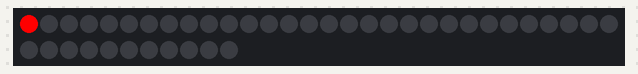
The sketch below on a simulated Arduino Uno, built with avr-gcc and run on an emulated ATmega328P. On the bench: 41 RGB LEDs in strip order, left to right, continuing on the next row.

Above: at 0.01 s.
At 1.39 s:
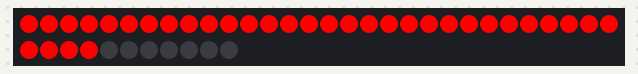
At 4.77 s:
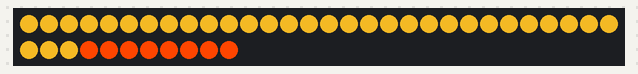
At 12.04 s:
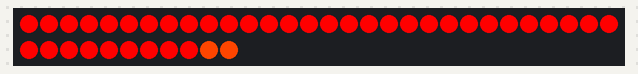
At 20.81 s:
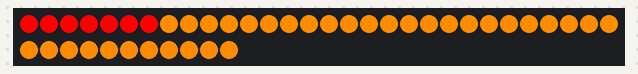
At 37.6 s:
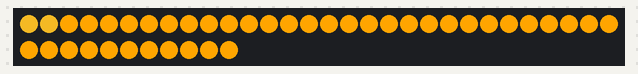

The sketch:

sketch_dec23a.ino
```cpp
#include <FastLED.h>
#define LED_PIN     7
#define NUM_LEDS    41
CRGB leds[NUM_LEDS];
void setup() {
  FastLED.addLeds<WS2812, LED_PIN, GRB>(leds, NUM_LEDS);

}
void loop() {
int counter = 0;
 while (counter < 4){
  for (int i = 0; i <= 40; i++) {
    leds[i] = CRGB (255,0,0);
    FastLED.show();
    delay(40);
  }

  for (int i = 40; i >= 0; i--) {
    leds[i] = CRGB (255,69,0);
    FastLED.show();
    delay(40);
  }

  for (int i = 0; i <= 40; i++) {
    leds[i] = CRGB (218,165,32);
    FastLED.show();
    delay(40);
  }

  for (int i = 40; i >= 0; i--) {
    leds[i] = CRGB (255,165,0);
    FastLED.show();
    delay(40);
  }
   for (int i = 0; i <= 40; i++) {
    leds[i] = CRGB (255,215,0);
    FastLED.show();
    delay(40);
  }
   for (int i = 40; i >= 0; i--) {
    leds[i] = CRGB (255,140,0);
    FastLED.show();
    delay(40);
  }
  counter ++;
}

}
```
